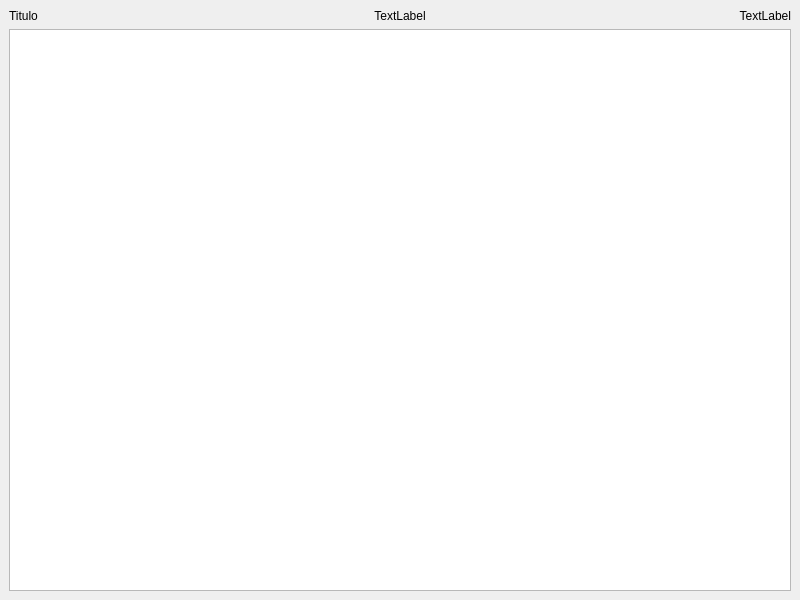
<?xml version="1.0" encoding="UTF-8"?>
<ui version="4.0">
 <class>MainWindow</class>
 <widget class="QMainWindow" name="MainWindow">
  <property name="geometry">
   <rect>
    <x>0</x>
    <y>0</y>
    <width>800</width>
    <height>600</height>
   </rect>
  </property>
  <property name="windowTitle">
   <string>MainWindow</string>
  </property>
  <widget class="QWidget" name="centralwidget">
   <property name="sizePolicy">
    <sizepolicy hsizetype="Expanding" vsizetype="Expanding">
     <horstretch>0</horstretch>
     <verstretch>0</verstretch>
    </sizepolicy>
   </property>
   <property name="layoutDirection">
    <enum>Qt::LeftToRight</enum>
   </property>
   <layout class="QVBoxLayout" name="verticalLayout_2">
    <item>
     <layout class="QVBoxLayout" name="verticalLayout">
      <item>
       <layout class="QHBoxLayout" name="horizontalLayout">
        <item>
         <widget class="QLabel" name="logo">
          <property name="text">
           <string>Titulo</string>
          </property>
         </widget>
        </item>
        <item>
         <widget class="QLabel" name="titulo">
          <property name="text">
           <string>TextLabel</string>
          </property>
          <property name="alignment">
           <set>Qt::AlignCenter</set>
          </property>
         </widget>
        </item>
        <item>
         <widget class="QLabel" name="contador">
          <property name="text">
           <string>TextLabel</string>
          </property>
          <property name="alignment">
           <set>Qt::AlignRight|Qt::AlignTrailing|Qt::AlignVCenter</set>
          </property>
         </widget>
        </item>
       </layout>
      </item>
      <item>
       <widget class="QTableWidget" name="tabla">
        <property name="sizePolicy">
         <sizepolicy hsizetype="Expanding" vsizetype="Expanding">
          <horstretch>0</horstretch>
          <verstretch>0</verstretch>
         </sizepolicy>
        </property>
       </widget>
      </item>
     </layout>
    </item>
   </layout>
  </widget>
 </widget>
 <resources/>
 <connections/>
</ui>
